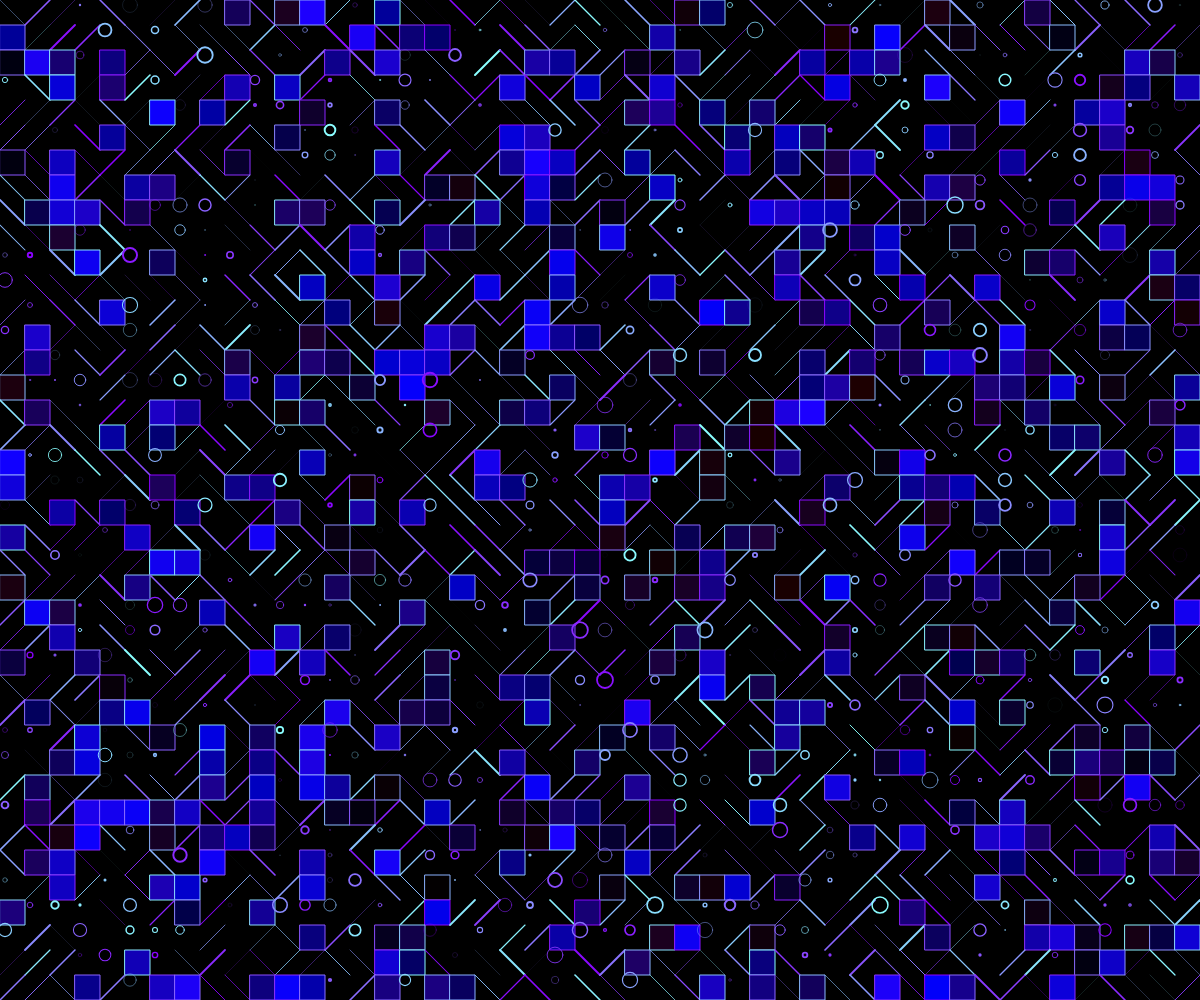
Frame 1 (no input)
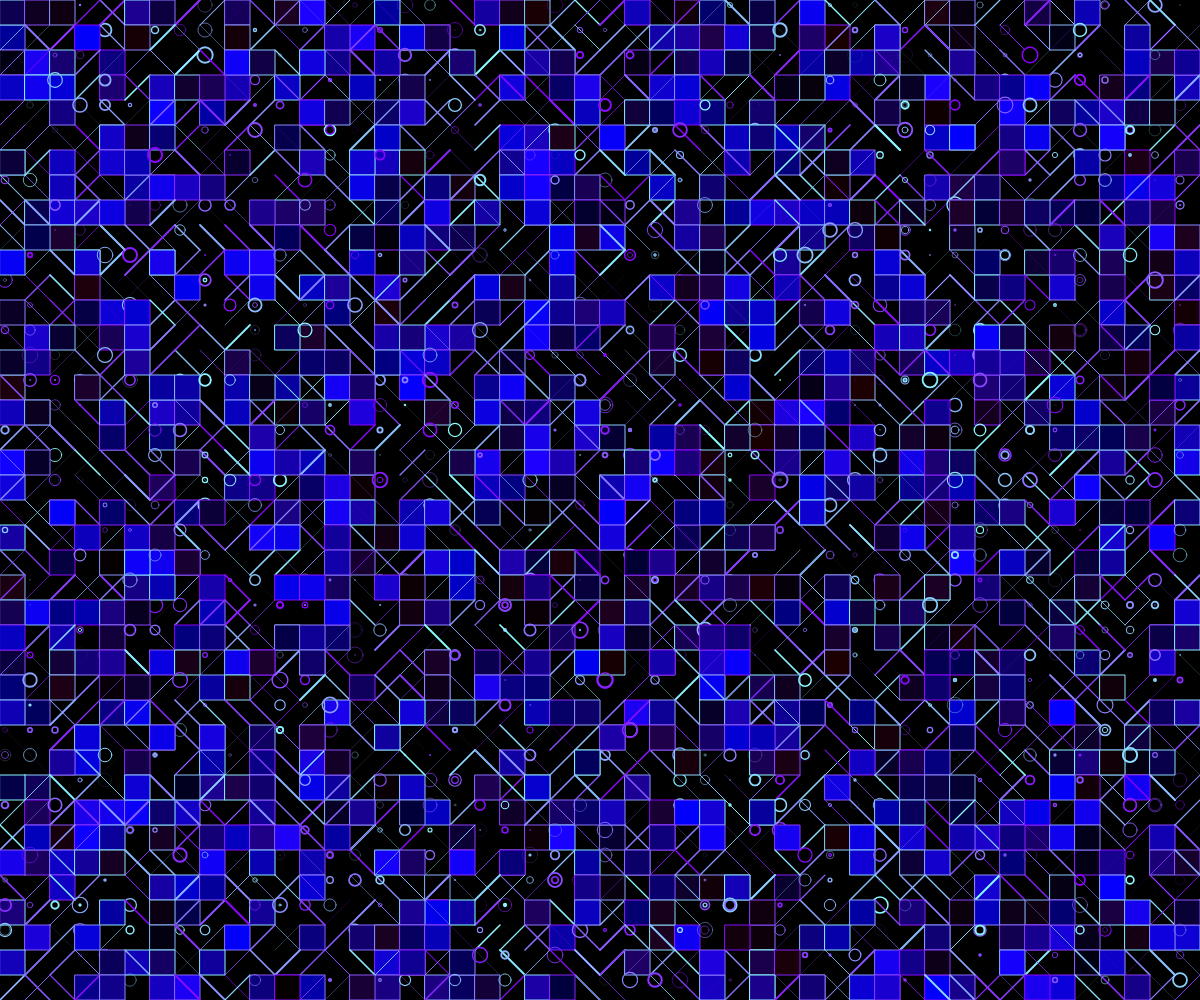
Frame 2 (the mouse pressed at the canvas centre, redrawn once)

The p5.js sketch that drew these frames (run headless with seeded random() and noise() and a simulated clock; the mouse was pressed at the canvas centre and the sketch redrawn once):

// p5.js sketch
// ── sketch.js
let spacing = 25;

function setup() {
  createCanvas(innerWidth, innerHeight);
  background(0);
  noLoop(); //stops continuous drawing 
}

function draw() {
  for (let y = 0; y < height; y += spacing) {
    for (let x = 0; x < width; x += spacing) {

      stroke(138, random(0, 255), 255);
      strokeWeight(random(0, 2));

      let choice = random();

      if (choice < 0.25) {
        fill(random(0, 30), 0, random(0, 255));
        strokeWeight(1);
        rect(x, y, spacing);
      } else if (choice < 0.5) {
        line(x, y + spacing, x + spacing, y);
      } else if (choice < 0.75) {
        line(x, y, x + spacing, y + spacing);
      } else {
        noFill();
        ellipse(x + 5, y + 5, random(0, 16));
      }
    }
  }
}
